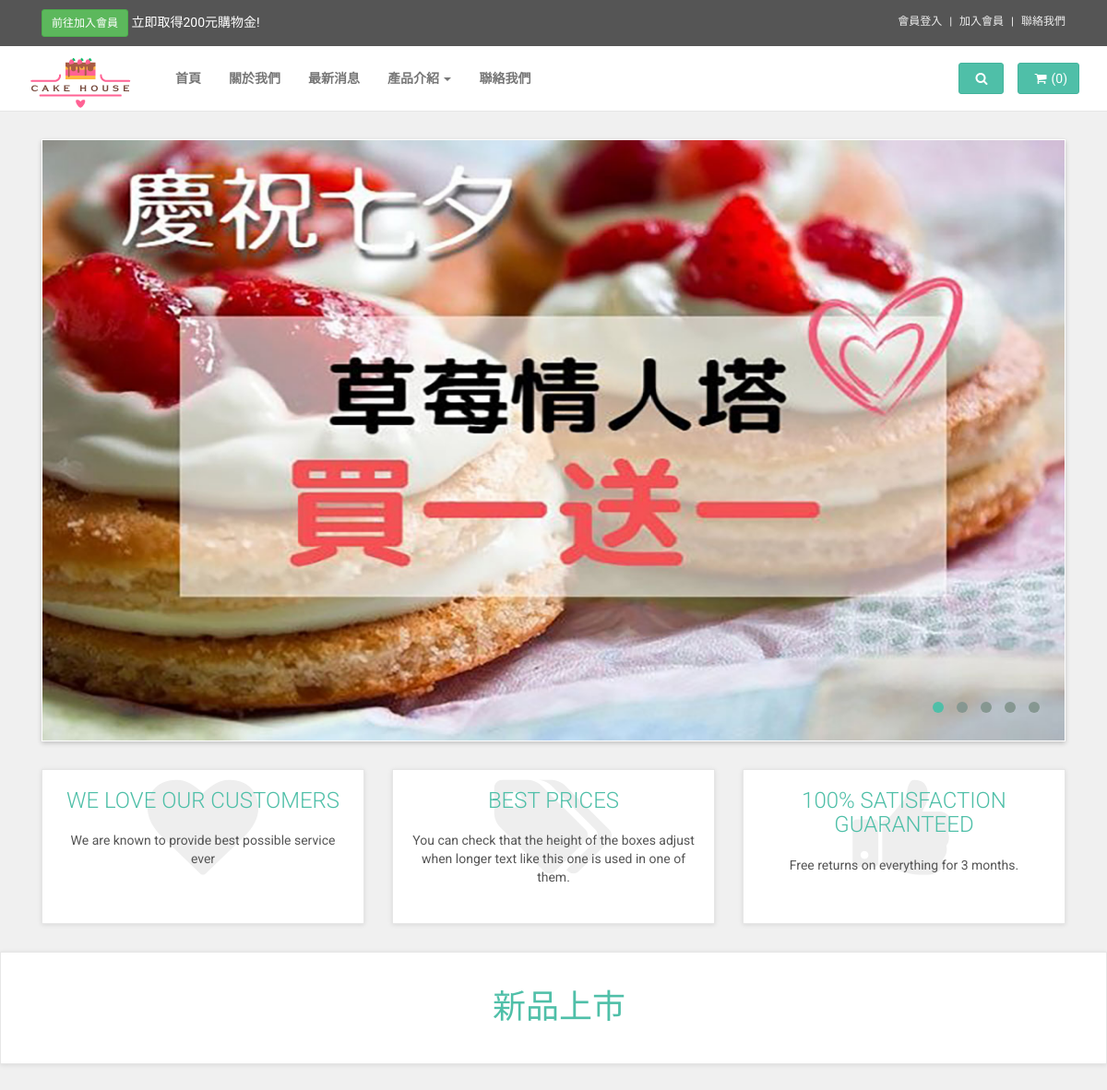
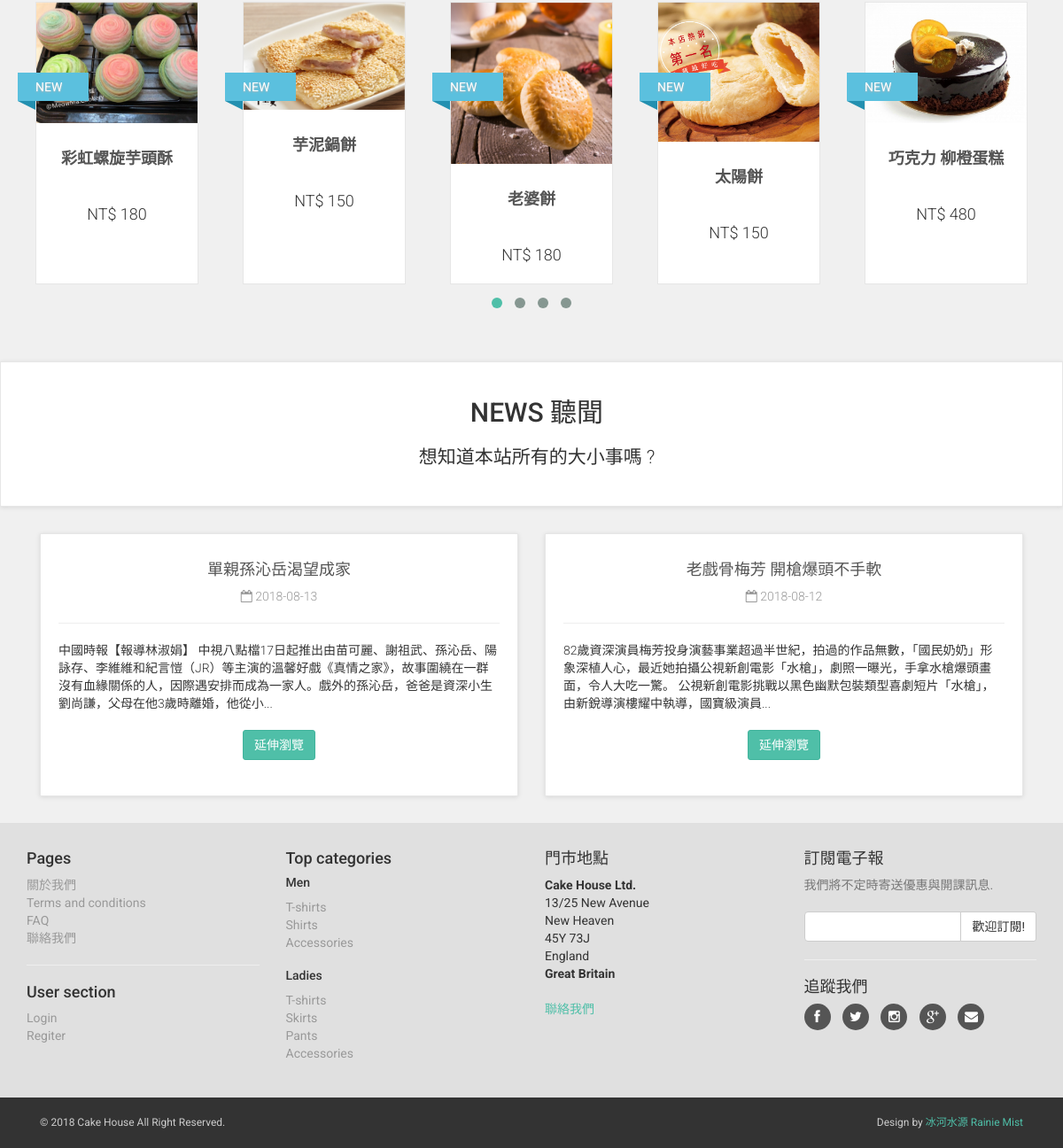
The page / on the database its author committed (2 pictures, top to bottom).
### tables this page shows
CREATE TABLE IF NOT EXISTS `products` (
  `products_id` int(11) NOT NULL,
  `product_categories_id` int(11) NOT NULL,
  `picture` varchar(255) DEFAULT NULL,
  `name` varchar(255) NOT NULL,
  `description` text NOT NULL,
  `price` varchar(255) NOT NULL,
  `created_at` varchar(255) DEFAULT NULL,
  `updated_at` varchar(255) DEFAULT NULL,
  `type` int(11) NOT NULL
);

CREATE TABLE IF NOT EXISTS `news` (
  `news_id` int(11) NOT NULL,
  `published_date` varchar(255) NOT NULL,
  `title` varchar(255) NOT NULL,
  `content` text NOT NULL,
  `created_at` varchar(255) DEFAULT NULL,
  `updated_at` varchar(255) DEFAULT NULL,
  `author` varchar(255) NOT NULL
);

### index.php (the view, shortened to what this page needs)
<?php
require_once ('connection/connection.php');
$query2 = $db->query("SELECT * FROM products ORDER BY created_at DESC LIMIT 0,18");
$products_list = $query2->fetchAll(PDO::FETCH_ASSOC);
$query3 = $db->query("SELECT * FROM news ORDER BY published_date DESC LIMIT 0,2");
$news_list = $query3->fetchAll(PDO::FETCH_ASSOC);
?>
<!DOCTYPE html>
<html lang="en">
<head>
    <link href="css/cake/font-awesome.css" rel="stylesheet">
    <link href="css/cake/bootstrap.min.css" rel="stylesheet">
    <link href="css/cake/animate.min.css" rel="stylesheet">
    <link href="css/cake/owl.carousel.css" rel="stylesheet">
    <link href="css/cake/owl.theme.css" rel="stylesheet">
    <link href="lib/content-slider/content-slider.css" rel="stylesheet">
    <link href="css/cake/style.default.css" rel="stylesheet" id="theme-stylesheet">
    <link href="css/cake/custom.css" rel="stylesheet">
</head>
<body>
<div id="top">
       <div class="container">
           <div class="col-md-6 offer" data-animate="fadeInDown">
               <a href="#" class="btn btn-success btn-sm" data-animate-hover="shake">前往加入會員</a>  <a href="#">立即取得200元購物金!</a>
           </div>
           <div class="col-md-6" data-animate="fadeInDown">
               <ul class="menu">
               <?php if(isset($_SESSION['member']) && $_SESSION['member'] !=null) { ?>
                    <li><a href="frontend/customer-account.php" >會員專區</a>
                   </li>
                   <li>
                        <a href="frontend/logout.php"><i class="fa fa-sign-out"></i> 登出</a>
                    </li>
               <?php }else{ ?>
                   <li><a href="#" data-toggle="modal" data-target="#login-modal">會員登入</a>
                   </li>
                   <li><a href="frontend/register.php">加入會員</a>
                   </li>
               <?php } ?>
                   <li><a href="frontend/contact.php">聯絡我們</a>
                   </li>
               </ul>
           </div>
       </div>
   </div>
   <div class="navbar navbar-default yamm" role="navigation" id="navbar">
       <div class="container">
           <div class="navbar-header">
               <a class="navbar-brand home" href="index.php" data-animate-hover="bounce">
                   <img src="images/logo.png" alt="Cake House logo" class="hidden-xs">
               </a>
           </div>
           <div class="navbar-collapse collapse" id="navigation">
               <ul class="nav navbar-nav navbar-left">
                   <li><a href="index.php">首頁</a>
                   </li>
                   <li ><a href="frontend/about.php">關於我們</a>
                   </li>
                   <li ><a href="frontend/news_list.php">最新消息</a>
                   </li>
                   <li class="dropdown yamm-fw">
                       <a href="#" class="dropdown-toggle" data-toggle="dropdown" data-hover="dropdown" data-delay="200">產品介紹 <b class="caret"></b></a>
                   </li>
                   <li ><a href="frontend/contact.php">聯絡我們</a>
                   </li>
               </ul>
           </div>
           <div class="navbar-buttons">
               <div class="navbar-collapse collapse right" id="basket-overview">
                   <a href="frontend/basket.php" class="btn btn-primary navbar-btn"><i class="fa fa-shopping-cart"></i><span class="hidden-sm">(<?php if(isset($_SESSION['Cart']) && $_SESSION['Cart'] != null) echo count($_SESSION['Cart']); else echo "0"; ?>)</span></a>
               </div>
               <div class="navbar-collapse collapse right" id="search-not-mobile">
                   <button type="button" class="btn navbar-btn btn-primary" data-toggle="collapse" data-target="#search">
                       <i class="fa fa-search"></i>
                   </button>
               </div>
           </div>
       </div>
   </div>
    <div id="all">
        <div id="content">
           <div class="container">
                <div class="col-md-12">
                    <div id="main-slider">
                    <div class="item">
                            <img src="images/ad-banner1.jpg" alt="" class="img-responsive">
                        </div>
                    </div>
                </div>
            </div>
 <div id="advantages">
<div class="container">
    <div class="same-height-row">
        <div class="col-sm-4">
            <div class="box same-height clickable">
                <div class="icon"><i class="fa fa-heart"></i>
                </div>
                <h3><a href="#">We love our customers</a></h3>
                <p>We are known to provide best possible service ever</p>
            </div>
        </div>
        <div class="col-sm-4">
            <div class="box same-height clickable">
                <div class="icon"><i class="fa fa-tags"></i>
                </div>
                <h3><a href="#">Best prices</a></h3>
                <p>You can check that the height of the boxes adjust when longer text like this one is used in one of them.</p>
            </div>
        </div>
        <div class="col-sm-4">
            <div class="box same-height clickable">
                <div class="icon"><i class="fa fa-thumbs-up"></i>
                </div>
                <h3><a href="#">100% satisfaction guaranteed</a></h3>
                <p>Free returns on everything for 3 months.</p>
            </div>
        </div>
    </div>
</div>
</div>
 <div id="hot">
<div class="box">
    <div class="container">
        <div class="col-md-12">
            <h2>新品上市</h2>
        </div>
    </div>
</div>
<div class="container">
<div class="row same-height-row">
    <div class="product-slider">
    <?php foreach ($products_list as $products){ ?>
<div class="item">
    <div class="col-md-16">
            <div class="product same-height">
                <div class="flip-container">
                    <div class="flipper">
                        <div class="front">
                            <a href="frontend/products.php?id=<?php echo $products['products_id']; ?>">
                                <img src="uploads/products/<?php echo $products['picture']; ?>" alt="" class="img-responsive">
                            </a>
                        </div>
                        <div class="back">
                            <a href="frontend/products.php?id=<?php echo $products['products_id']; ?>">
                            </a>
                        </div>
                    </div>
                </div>
                <div class="text">
                    <h3><a href="frontend/products.php?id=<?php echo $products['products_id']; ?>"><?php echo $products['name']; ?></a></h3>
                    <p class="price">NT$ <?php echo $products['price']; ?></p>
                </div>
            </div>
    </div>
<?php if($products['type']== 1){ ?>
         <div class="ribbon sale">
        <div class="theribbon">SALE</div>
       <div class="ribbon-background"></div>
                                    </div>
<?php }else if($products['type'] == 2){ ?>
 <div class="ribbon new">
<div class="theribbon">NEW</div>
</div>
<?php } ?>
</div>
               <?php } ?>
    </div>
</div>
</div>
</div>
            <div class="box text-center" data-animate="fadeInUp">
                <div class="container">
                    <div class="col-md-12">
                        <h2>NEWS 聽聞</h2>
                        <p class="lead">
                        想知道本站所有的大小事嗎 ?
                        </p>
                    </div>
                </div>
            </div>
            <div class="container">
<div class="col-md-12" data-animate="fadeInUp">
    <div id="blog-homepage" class="row">
    <?php foreach($news_list as $news){ ?>
        <div class="col-sm-6">
            <div class="post">
                <h4><a href="frontend/news.php"><?php echo $news['title']; ?></a></h4>
                <p class="author-category"><i class="fa fa-calendar-o"></i> <?php echo $news['published_date']; ?>
                </p>
                <hr>
                <p class="intro"><?php echo mb_strimwidth(strip_tags($news['content']),0,250,"..."); ?></p>
                <p class="read-more"><a href="frontend/news.php?id=<?php echo $news['news_id']; ?>" class="btn btn-primary">延伸瀏覽</a>
                </p>
            </div>
        </div>
    <?php } ?>
    </div>
</div>
</div>
        </div>
        <div id="footer" data-animate="fadeInUp">
            <div class="container">
                <div class="row">
                    <div class="col-md-3 col-sm-6">
                        <h4>Pages</h4>
                        <ul>
                            <li><a href="frontend/about.php">關於我們</a>
                            </li>
                            <li><a href="frontend/about.php">Terms and conditions</a>
                            </li>
                            <li><a href="#">FAQ</a>
                            </li>
                            <li><a href="frontend/contact.php">聯絡我們</a>
                            </li>
                        </ul>
                        <hr>
                        <h4>User section</h4>
                        <ul>
                            <li><a href="#" data-toggle="modal" data-target="#login-modal">Login</a>
                            </li>
                            <li><a href="frontend/register.php">Regiter</a>
                            </li>
                        </ul>
                    </div>
                    <div class="col-md-3 col-sm-6">
                        <h4>Top categories</h4>
                        <h5>Men</h5>
                        <ul>
                            <li><a href="category.html">T-shirts</a>
                            </li>
                            <li><a href="category.html">Shirts</a>
                            </li>
                            <li><a href="category.html">Accessories</a>
                            </li>
                        </ul>
                        <h5>Ladies</h5>
                        <ul>
                            <li><a href="category.html">T-shirts</a>
                            </li>
                            <li><a href="category.html">Skirts</a>
                            </li>
                            <li><a href="category.html">Pants</a>
                            </li>
                            <li><a href="category.html">Accessories</a>
                            </li>
                        </ul>
                    </div>
                    <div class="col-md-3 col-sm-6">
                        <h4>門市地點</h4>
                        <p><strong>Cake House Ltd.</strong>
                            <br>13/25 New Avenue
                            <br>New Heaven
                            <br>45Y 73J
                            <br>England
                            <br>
                            <strong>Great Britain</strong>
                        </p>
                        <a href="frontend/contact.php">聯絡我們</a>
                    </div>
                    <div class="col-md-3 col-sm-6">
                        <h4>訂閱電子報</h4>
                        <p class="text-muted">我們將不定時寄送優惠與開課訊息.</p>
                        <form>
                            <div class="input-group">
                                <input type="text" class="form-control">
                                <span class="input-group-btn">
			    <button class="btn btn-default" type="button">歡迎訂閱!</button>
			</span>
                            </div>
                        </form>
                        <hr>
                        <h4>追蹤我們</h4>
                        <p class="social">
                            <a href="#" class="facebook external" data-animate-hover="shake"><i class="fa fa-facebook"></i></a>
                            <a href="#" class="twitter external" data-animate-hover="shake"><i class="fa fa-twitter"></i></a>
                            <a href="#" class="instagram external" data-animate-hover="shake"><i class="fa fa-instagram"></i></a>
                            <a href="#" class="gplus external" data-animate-hover="shake"><i class="fa fa-google-plus"></i></a>
                            <a href="#" class="email external" data-animate-hover="shake"><i class="fa fa-envelope"></i></a>
                        </p>
                    </div>
                </div>
            </div>
        </div>
        <div id="copyright">
            <div class="container">
                <div class="col-md-6">
                    <p class="pull-left">© 2018 Cake House All Right Reserved.</p>
                </div>
                <div class="col-md-6">
                    <p class="pull-right">Design by <a href="https://bootstrapious.com/e-commerce-templates">冰河水源 Rainie Mist</a>
                    </p>
                </div>
            </div>
        </div>
    </div>
</body>
</html>

### rows shown on the page
products: picture (picture), name "彩虹螺旋芋頭酥", price "180", type "NEW"
products: picture (picture), name "芋泥鍋餅", price "150", type "NEW"
products: picture (picture), name "老婆餅", price "180", type "NEW"
products: picture (picture), name "太陽餅", price "150", type "NEW"
products: picture (picture), name "巧克力 柳橙蛋糕", price "480", type "NEW"
news: title "單親孫沁岳渴望成家", published_date "2018-08-13", content "中國時報【報導林淑娟】 中視八點檔17日起推出由苗可麗、謝祖武、孫沁岳、陽詠存、李維維和紀言愷（JR）等主演的溫馨好戲《真情之家》，故事圍繞在一群沒有血緣關係的人，因際遇安排而成為一家人。戲外的孫沁岳，爸爸是資深小生劉尚謙，父母在他3歲時離婚，他從小..."
news: title "老戲骨梅芳 開槍爆頭不手軟", published_date "2018-08-12", content "82歲資深演員梅芳投身演藝事業超過半世紀，拍過的作品無數，「國民奶奶」形象深植人心，最近她拍攝公視新創電影「水槍」，劇照一曝光，手拿水槍爆頭畫面，令人大吃一驚。 公視新創電影挑戰以黑色幽默包裝類型喜劇短片「水槍」，由新銳導演樓耀中執導，國寶級演員..."
